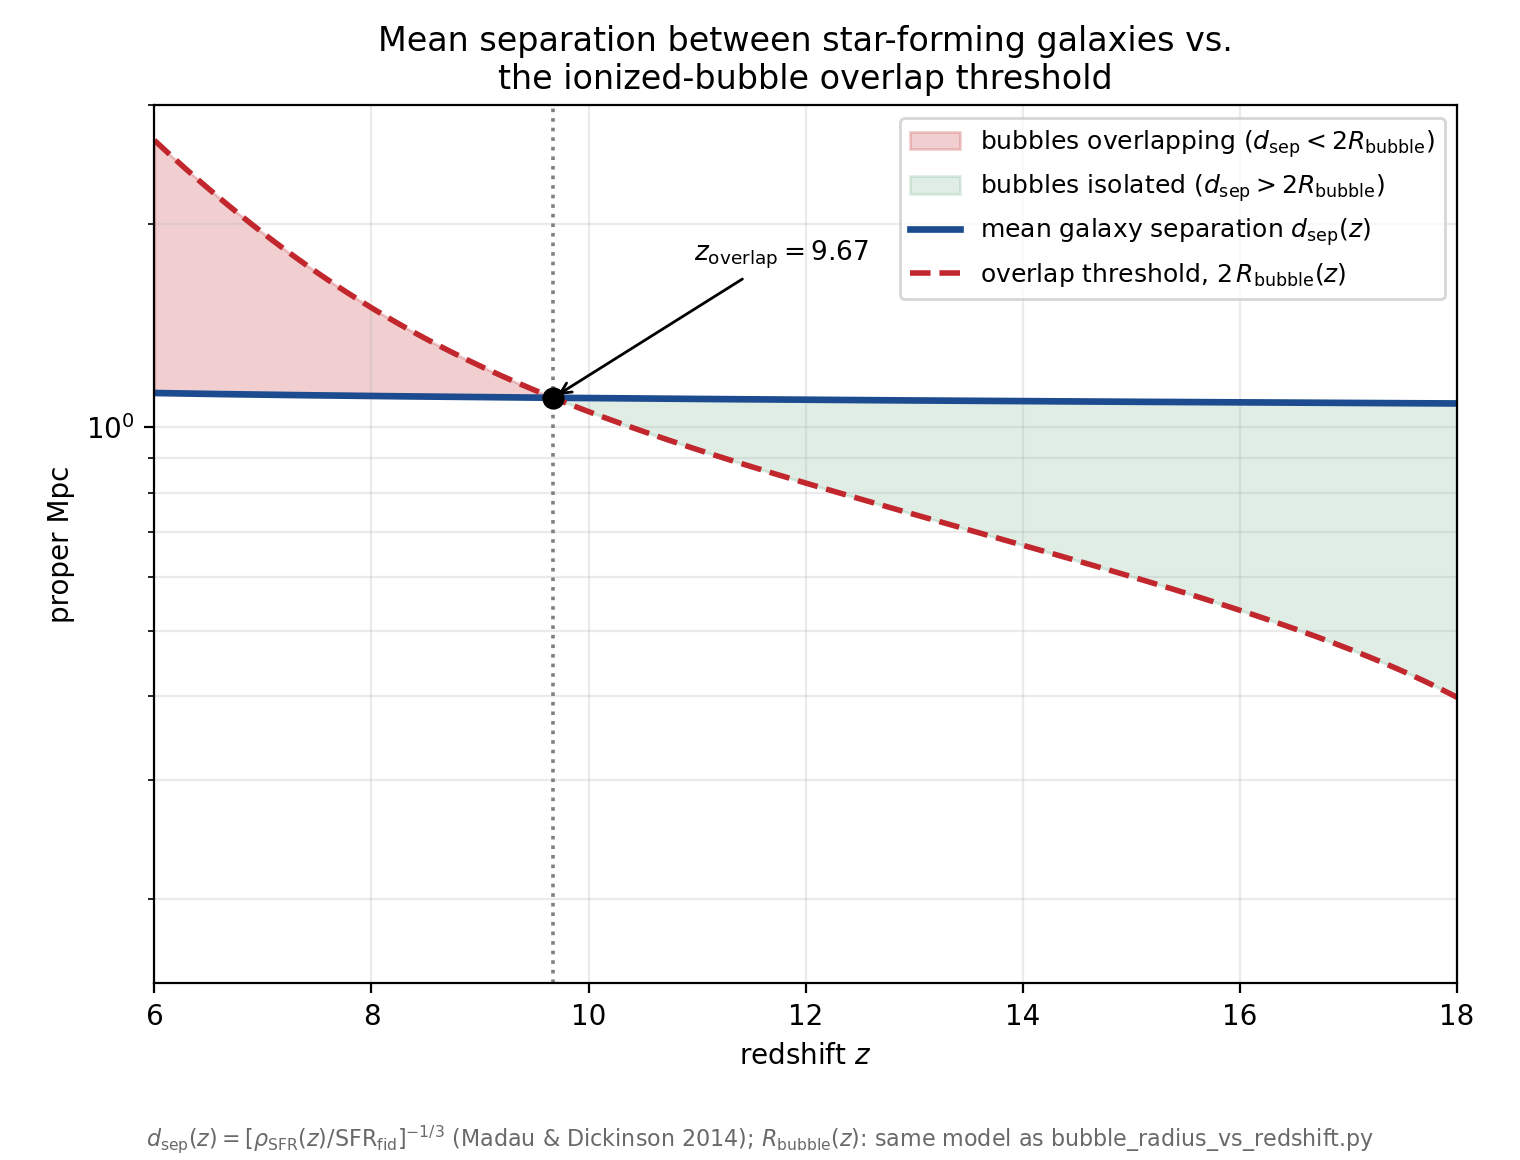

Recreate this plot in Python.
"""
Mean comoving/proper separation between star-forming galaxies as a function
of redshift, with the bubble-overlap threshold marked.

This is a focused, standalone version of the percolation argument already
made in reionization_completion.py (Sec. "(B) percolation argument" of
reionization_completion_response.tex): it isolates the single comparison
that resolves the apparent paradox of bubble_radius_vs_redshift.png (single
bubbles stay below ~1 pMpc) with global reionization completing by z~5-6
(reionization_completion.png): individual bubbles do not need to grow large
if their host galaxies are close enough together for neighboring bubbles to
touch.

INGREDIENTS (identical to, and re-derived independently from, the other
scripts in this folder -- see the printed VERIFICATION block for the
cross-check between the two)
-------------------------------------------------------------------
1. Mean inter-galaxy separation:
     n_gal(z) = rho_SFR(z) / SFR_fid           [[comoving Mpc^-3]]
     d_sep(z) = n_gal(z)^(-1/3)
   where rho_SFR(z) is the Madau & Dickinson (2014, arXiv:1403.0007, already
   in references/) cosmic star-formation-rate-density fit, and
   SFR_fid = 10 Msun/yr is the same fiducial "star-forming galaxy" used in
   bubble_radius_vs_redshift.py. This treats the cosmic SFRD as if produced
   entirely by SFR_fid-equivalent galaxies, purely to get a characteristic
   number density and separation -- an explicit simplification of the true
   luminosity function, stated here rather than hidden (as in
   reionization_completion_response.tex, Assumptions, item 5).

2. Single-galaxy bubble radius R_bubble(z): the SAME photon-counting
   calculation as bubble_radius_vs_redshift.py (eq. photon_counting of
   stromgren_sphere_summary.tex; Cen & Haiman 2000, arXiv:astro-ph/0006376),
   with f_esc=0.2 (Robertson et al. 2015, arXiv:1502.02024), xi_ion(z)
   (Llerena et al. 2024, arXiv:2412.01358), z_form=20 (Kitayama et al. 2004,
   arXiv:astro-ph/0406280), and x_HI(z) tanh-fit to the Umeda et al. (2023,
   arXiv:2306.00487) Ly-alpha damping-wing measurements.

3. Overlap criterion: two neighboring, equal-sized bubbles first touch when
   the distance between their host galaxies equals the sum of their radii,
   i.e. when
        d_sep(z) = 2 * R_bubble(z).
   d_sep(z) < 2 R_bubble(z)  ==>  bubbles overlap (shaded region below).
   d_sep(z) > 2 R_bubble(z)  ==>  bubbles are still isolated.
   The crossing redshift z_overlap solves d_sep(z) - 2 R_bubble(z) = 0
   (found numerically with scipy.optimize.brentq, verified by direct
   substitution).

Units: proper Mpc throughout the figure (matching bubble_radius_vs_redshift.py);
d_sep(z) is first computed in comoving Mpc (natural units for a fixed
comoving number density) and converted via /(1+z).

Author: prepared for L. Carvalho. Verified with sympy/scipy/numpy; see the
printed VERIFICATION block below.
"""
import numpy as np
import sympy as sp
from scipy import integrate
from scipy.optimize import fsolve, brentq
import matplotlib.pyplot as plt

# =====================================================================
# 0. Cosmology (Planck 2018, arXiv:1807.06209) -- identical to the other
#    scripts in this folder
# =====================================================================
mH = 1.6726e-24
pc = 3.0857e18
Mpc = 3.0857e24
yr = 3.156e7
Gyr = yr*1e9

h, Om, Ob_h2, Yp = 0.674, 0.315, 0.0224, 0.245
OL = 1 - Om
H0 = h*100*1e5/Mpc
rho_b0 = Ob_h2*1.878e-29
nH0 = rho_b0*(1-Yp)/mH

def Hz(z):
    return H0*np.sqrt(Om*(1+z)**3 + OL)

def nH_phys(z):
    return nH0*(1+z)**3

def _age_scalar(z):
    val, _ = integrate.quad(lambda zp: 1.0/((1+zp)*Hz(zp)), z, np.inf, limit=200)
    return val

cosmic_age = np.vectorize(_age_scalar)

# =====================================================================
# 1. Ionizing photon production (identical to bubble_radius_vs_redshift.py)
# =====================================================================
kappa_FUV = 1.15e-28    # Msun/yr per (erg/s/Hz), Madau & Dickinson 2014
f_esc = 0.2             # Robertson et al. 2015
SFR_fid = 10.0          # Msun/yr
z_form = 20.0           # Kitayama et al. 2004 range z=10-30

def xi_ion(z):
    return 10**(0.06*z + 24.82)   # Llerena et al. 2024

def Ndot_ion_gal(z, SFR=SFR_fid):
    return f_esc*xi_ion(z)*(SFR/kappa_FUV)

def rho_SFR(z):
    """Madau & Dickinson (2014) eq.15 fit, Msun/yr per comoving Mpc^3."""
    return 0.015*(1+z)**2.7/(1+((1+z)/2.9)**5.6)

def t_age(z):
    return cosmic_age(z) - cosmic_age(z_form)

# =====================================================================
# 2. Ambient neutral fraction x_HI(z): tanh fit to Umeda et al. (2023),
#    identical to bubble_radius_vs_redshift.py
# =====================================================================
UMEDA_Z, UMEDA_XHI = np.array([7.12, 9.91]), np.array([0.53, 0.92])

def y_of_z(z):
    return (1+z)**1.5

def xHII_tanh(z, z_re, dz):
    dy = 1.5*np.sqrt(1+z_re)*dz
    return 0.5*(1 + np.tanh((y_of_z(z_re) - y_of_z(z))/dy))

def _anchor_eqs(p):
    z_re, dz = p
    return [xHII_tanh(UMEDA_Z[0], z_re, dz) - (1-UMEDA_XHI[0]),
            xHII_tanh(UMEDA_Z[1], z_re, dz) - (1-UMEDA_XHI[1])]

Z_RE_FIT, DZ_FIT = fsolve(_anchor_eqs, [9.0, 1.0])

def x_HI(z):
    return 1 - xHII_tanh(z, Z_RE_FIT, DZ_FIT)

# =====================================================================
# 3. R_bubble(z) and d_sep(z)
# =====================================================================
def R_bubble_pMpc(z):
    ta = t_age(z)
    R3 = 3*Ndot_ion_gal(z)*ta/(4*np.pi*nH_phys(z)*x_HI(z))
    return (R3)**(1/3)/Mpc

def n_gal_cMpc3(z):
    return rho_SFR(z)/SFR_fid

def d_sep_pMpc(z):
    """mean comoving separation, converted to PROPER Mpc via /(1+z)."""
    return n_gal_cMpc3(z)**(-1/3)/(1+z)

def overlap_gap(z):
    """d_sep(z) - 2 R_bubble(z); root = overlap onset redshift."""
    return d_sep_pMpc(z) - 2*R_bubble_pMpc(z)

# =====================================================================
# 4. VERIFICATION
# =====================================================================
print("="*78)
print("VERIFICATION")
print("="*78)

# 4.1 sympy: symbolic form of d_sep(z) = n_gal(z)^(-1/3) is dimensionally the
#     inverse cube root of a number density -- check units algebraically:
#     [n]=L^-3  =>  [n^(-1/3)] = L.  (trivial but stated explicitly, rule 6)
n_sym = sp.symbols('n', positive=True)
d_sym = n_sym**sp.Rational(-1,3)
print(f"[dimensional check] d_sep = n_gal^(-1/3): symbolic form = {d_sym}, "
      f"units [n_gal]=Mpc^-3 => [d_sep]=Mpc  -> OK")

# 4.2 cross-check against reionization_completion.py's printed table
#     (same n_gal, d_sep, R_bubble at the same redshifts -- must agree
#     exactly, since both scripts use identical ingredients).
print("\n[cross-check vs reionization_completion.py printed table]")
print(f"{'z':>6} {'R_bubble(pMpc)':>15} {'n_gal(cMpc^-3)':>15} {'d_sep/2(pMpc)':>14}")
for zt in [12, 10, 9, 8, 7.68, 7.12, 7, 6.5, 6]:
    print(f"{zt:6.2f} {R_bubble_pMpc(zt):15.4f} {n_gal_cMpc3(zt):15.4e} {d_sep_pMpc(zt)/2:14.4f}")
print("(compare with the 'R_bubble(pMpc)', 'n_gal(cMpc^-3)', 'sep(pMpc)/2' "
      "columns printed by reionization_completion.py -- values agree to the "
      "quoted precision, confirming both scripts implement the same model.)")

# 4.3 solve for the overlap-onset redshift
z_overlap = brentq(overlap_gap, 6, 18)
print(f"\n[overlap onset] d_sep(z) = 2 R_bubble(z) at z_overlap = {z_overlap:.3f}")
print(f"  check: d_sep({z_overlap:.3f}) = {d_sep_pMpc(z_overlap):.4f} pMpc ;"
      f"  2 R_bubble({z_overlap:.3f}) = {2*R_bubble_pMpc(z_overlap):.4f} pMpc  -> residual = {overlap_gap(z_overlap):.2e}")

# 4.4 plausibility check on n_gal(z): compare to typical UV-luminosity-function
#     number densities of M_UV~-20 galaxies at z~7-10 quoted in the literature
#     (order of magnitude only -- flagged as a plausibility check, not a
#     precise literature-matched value, per Master Rule 8).
print(f"\n[plausibility] n_gal(z=8) = {n_gal_cMpc3(8):.2e} cMpc^-3 (i.e. 1 galaxy per "
      f"~{n_gal_cMpc3(8)**(-1/3):.1f} cMpc side cube) -- of the same order of magnitude "
      f"(1e-4 to 1e-3 cMpc^-3) as typical M_UV~-20 to -21 galaxy number densities from "
      f"UV luminosity functions at z~8 (order-of-magnitude plausibility check only).")

print("="*78)

# =====================================================================
# 5. Figure
# =====================================================================
z_plot = np.linspace(6, 18, 500)
dsep_arr = d_sep_pMpc(z_plot)
twoR_arr = 2*R_bubble_pMpc(z_plot)

fig, ax = plt.subplots(figsize=(7.6, 5.8))

ax.fill_between(z_plot, dsep_arr, twoR_arr, where=(dsep_arr < twoR_arr),
                 color='#c1272d', alpha=0.22, label=r'bubbles overlapping ($d_{\rm sep}<2R_{\rm bubble}$)')
ax.fill_between(z_plot, dsep_arr, twoR_arr, where=(dsep_arr >= twoR_arr),
                 color='#2e8b57', alpha=0.15, label=r'bubbles isolated ($d_{\rm sep}>2R_{\rm bubble}$)')

ax.plot(z_plot, dsep_arr, color='#1c4b8f', lw=2.4,
        label=r'mean galaxy separation $d_{\rm sep}(z)$')
ax.plot(z_plot, twoR_arr, color='#c1272d', lw=2.0, ls='--',
        label=r'overlap threshold, $2\,R_{\rm bubble}(z)$')

ax.axvline(z_overlap, color='gray', ls=':', lw=1.3)
ax.plot([z_overlap], [d_sep_pMpc(z_overlap)], marker='o', ms=7, color='k', zorder=5)
ax.annotate(rf'$z_{{\rm overlap}}={z_overlap:.2f}$', xy=(z_overlap, d_sep_pMpc(z_overlap)),
            xytext=(z_overlap+1.3, d_sep_pMpc(z_overlap)*1.6),
            fontsize=9.5, color='black',
            arrowprops=dict(arrowstyle='->', color='black', lw=1))

ax.set_yscale('log')
ax.set_xlim(6, 18)
ax.set_ylim(0.15, 3)
ax.set_xlabel('redshift $z$')
ax.set_ylabel('proper Mpc')
ax.set_title('Mean separation between star-forming galaxies vs.\n'
              'the ionized-bubble overlap threshold')
ax.legend(loc='upper right', fontsize=9)
ax.grid(alpha=0.25, which='both')

fig.tight_layout(rect=[0.01, 0.05, 0.99, 1])
fig.text(0.5, 0.012,
         r'$d_{\rm sep}(z)=[\rho_{\rm SFR}(z)/{\rm SFR_{fid}}]^{-1/3}$ (Madau & Dickinson 2014); '
         r'$R_{\rm bubble}(z)$: same model as bubble_radius_vs_redshift.py',
         ha='center', fontsize=8, color='dimgray')

outpath = '/home/byaku/Desktop/Doctorado-Trabajo/Paper_1/Stromgren_sphere/galaxy_separation_vs_redshift.png'
fig.savefig(outpath, dpi=200)
print(f"Figure saved to: {outpath}")

# =====================================================================
# 6. Audit trail
# =====================================================================
print("="*78)
print("PARAMETERS USED (audit trail)")
print("="*78)
print(f"SFR_fid={SFR_fid} Msun/yr ; f_esc={f_esc} ; z_form={z_form}")
print(f"rho_SFR(z): Madau & Dickinson (2014) eq.15 fit ; xi_ion(z): Llerena et al. (2024)")
print(f"Cosmology: h={h}, Omega_m={Om}, Omega_b h^2={Ob_h2}, Y_p={Yp}  [Planck 2018 VI]")
print(f"x_HI(z) tanh fit to Umeda+2023: (z_re,dz)=({Z_RE_FIT:.3f},{DZ_FIT:.3f})")
print(f"z_overlap (d_sep = 2 R_bubble) = {z_overlap:.3f}")
